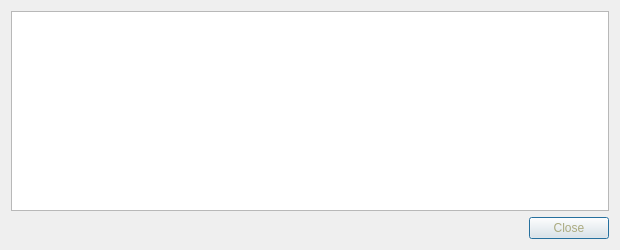
<?xml version="1.0" encoding="UTF-8"?>
<ui version="4.0">
 <class>TransactionDescDialog</class>
 <widget class="QDialog" name="TransactionDescDialog">
  <property name="geometry">
   <rect>
    <x>0</x>
    <y>0</y>
    <width>620</width>
    <height>250</height>
   </rect>
  </property>
  <property name="windowTitle">
   <string>Transaction details</string>
  </property>
  <property name="styleSheet">
   <string notr="true">background-image: url(:/images/bkg2);
color: rgb(255, 249, 178);
color: rgb(170, 170, 127);</string>
  </property>
  <layout class="QVBoxLayout" name="verticalLayout">
   <item>
    <widget class="QTextEdit" name="detailText">
     <property name="toolTip">
      <string>This pane shows a detailed description of the transaction</string>
     </property>
     <property name="readOnly">
      <bool>true</bool>
     </property>
    </widget>
   </item>
   <item>
    <widget class="QDialogButtonBox" name="buttonBox">
     <property name="orientation">
      <enum>Qt::Horizontal</enum>
     </property>
     <property name="standardButtons">
      <set>QDialogButtonBox::Close</set>
     </property>
    </widget>
   </item>
  </layout>
 </widget>
 <resources/>
 <connections>
  <connection>
   <sender>buttonBox</sender>
   <signal>accepted()</signal>
   <receiver>TransactionDescDialog</receiver>
   <slot>accept()</slot>
   <hints>
    <hint type="sourcelabel">
     <x>248</x>
     <y>254</y>
    </hint>
    <hint type="destinationlabel">
     <x>157</x>
     <y>274</y>
    </hint>
   </hints>
  </connection>
  <connection>
   <sender>buttonBox</sender>
   <signal>rejected()</signal>
   <receiver>TransactionDescDialog</receiver>
   <slot>reject()</slot>
   <hints>
    <hint type="sourcelabel">
     <x>316</x>
     <y>260</y>
    </hint>
    <hint type="destinationlabel">
     <x>286</x>
     <y>274</y>
    </hint>
   </hints>
  </connection>
 </connections>
</ui>
